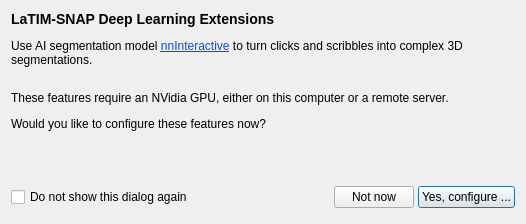
<?xml version="1.0" encoding="UTF-8"?>
<ui version="4.0">
 <class>DeepLearningInfoDialog</class>
 <widget class="QDialog" name="DeepLearningInfoDialog">
  <property name="geometry">
   <rect>
    <x>0</x>
    <y>0</y>
    <width>526</width>
    <height>224</height>
   </rect>
  </property>
  <property name="windowTitle">
   <string>Dialog</string>
  </property>
  <layout class="QGridLayout" name="gridLayout" columnstretch="1,0" rowminimumheight="0,0,0,0,0,0,0,0,32">
   <property name="verticalSpacing">
    <number>12</number>
   </property>
   <item row="1" column="0">
    <widget class="QLabel" name="label_2">
     <property name="text">
      <string>&lt;html&gt;&lt;head/&gt;&lt;body&gt;&lt;p&gt;Use AI segmentation model &lt;a href=&quot;https://github.com/MIC-DKFZ/nnInteractive&quot;&gt;&lt;span style=&quot; text-decoration: underline; color:#094fd1;&quot;&gt;nnInteractive&lt;/span&gt;&lt;/a&gt; to turn clicks and scribbles into complex 3D segmentations.&lt;/p&gt;&lt;/body&gt;&lt;/html&gt;</string>
     </property>
     <property name="wordWrap">
      <bool>true</bool>
     </property>
     <property name="openExternalLinks">
      <bool>true</bool>
     </property>
    </widget>
   </item>
   <item row="4" column="0">
    <widget class="QLabel" name="label_5">
     <property name="text">
      <string>Would you like to configure these features now?</string>
     </property>
     <property name="wordWrap">
      <bool>true</bool>
     </property>
    </widget>
   </item>
   <item row="1" column="1" rowspan="5">
    <widget class="QWidget" name="widget" native="true">
     <layout class="QVBoxLayout" name="verticalLayout">
      <property name="spacing">
       <number>6</number>
      </property>
      <property name="leftMargin">
       <number>0</number>
      </property>
      <property name="topMargin">
       <number>0</number>
      </property>
      <property name="rightMargin">
       <number>0</number>
      </property>
      <property name="bottomMargin">
       <number>0</number>
      </property>
      <item>
       <widget class="QLabel" name="label_3">
        <property name="sizePolicy">
         <sizepolicy hsizetype="Preferred" vsizetype="Fixed">
          <horstretch>0</horstretch>
          <verstretch>0</verstretch>
         </sizepolicy>
        </property>
        <property name="text">
         <string/>
        </property>
        <property name="pixmap">
         <pixmap resource="../Resources/SNAPResources.qrc">:/root/nnInteractive.png</pixmap>
        </property>
        <property name="alignment">
         <set>Qt::AlignmentFlag::AlignCenter</set>
        </property>
       </widget>
      </item>
      <item>
       <widget class="QLabel" name="label_7">
        <property name="sizePolicy">
         <sizepolicy hsizetype="Preferred" vsizetype="Fixed">
          <horstretch>0</horstretch>
          <verstretch>0</verstretch>
         </sizepolicy>
        </property>
        <property name="text">
         <string/>
        </property>
        <property name="pixmap">
         <pixmap resource="../Resources/SNAPResources.qrc">:/root/logo_dkfz.png</pixmap>
        </property>
        <property name="alignment">
         <set>Qt::AlignmentFlag::AlignCenter</set>
        </property>
       </widget>
      </item>
      <item>
       <spacer name="verticalSpacer_3">
        <property name="orientation">
         <enum>Qt::Orientation::Vertical</enum>
        </property>
        <property name="sizeType">
         <enum>QSizePolicy::Policy::Fixed</enum>
        </property>
        <property name="sizeHint" stdset="0">
         <size>
          <width>20</width>
          <height>6</height>
         </size>
        </property>
       </spacer>
      </item>
      <item>
       <widget class="QLabel" name="label_6">
        <property name="sizePolicy">
         <sizepolicy hsizetype="Preferred" vsizetype="Fixed">
          <horstretch>0</horstretch>
          <verstretch>0</verstretch>
         </sizepolicy>
        </property>
        <property name="text">
         <string/>
        </property>
        <property name="pixmap">
         <pixmap resource="../Resources/SNAPResources.qrc">:/root/logo_helmholz.png</pixmap>
        </property>
        <property name="alignment">
         <set>Qt::AlignmentFlag::AlignCenter</set>
        </property>
       </widget>
      </item>
      <item>
       <spacer name="verticalSpacer_2">
        <property name="orientation">
         <enum>Qt::Orientation::Vertical</enum>
        </property>
        <property name="sizeHint" stdset="0">
         <size>
          <width>20</width>
          <height>40</height>
         </size>
        </property>
       </spacer>
      </item>
     </layout>
    </widget>
   </item>
   <item row="3" column="0">
    <widget class="QLabel" name="label_4">
     <property name="text">
      <string>These features require an NVidia GPU, either on this computer or a remote server.</string>
     </property>
     <property name="wordWrap">
      <bool>true</bool>
     </property>
    </widget>
   </item>
   <item row="0" column="0" colspan="2">
    <widget class="QLabel" name="label">
     <property name="text">
      <string>&lt;h3&gt;LaTIM-SNAP Deep Learning Extensions&lt;/h3&gt;</string>
     </property>
    </widget>
   </item>
   <item row="8" column="0" colspan="2">
    <widget class="QWidget" name="widget_2" native="true">
     <property name="minimumSize">
      <size>
       <width>0</width>
       <height>20</height>
      </size>
     </property>
     <layout class="QHBoxLayout" name="horizontalLayout">
      <property name="spacing">
       <number>4</number>
      </property>
      <property name="leftMargin">
       <number>0</number>
      </property>
      <property name="topMargin">
       <number>0</number>
      </property>
      <property name="rightMargin">
       <number>0</number>
      </property>
      <property name="bottomMargin">
       <number>0</number>
      </property>
      <item>
       <widget class="QCheckBox" name="chkDoNotShowAgain">
        <property name="text">
         <string>Do not show this dialog again</string>
        </property>
       </widget>
      </item>
      <item>
       <spacer name="horizontalSpacer">
        <property name="orientation">
         <enum>Qt::Orientation::Horizontal</enum>
        </property>
        <property name="sizeHint" stdset="0">
         <size>
          <width>40</width>
          <height>20</height>
         </size>
        </property>
       </spacer>
      </item>
      <item>
       <widget class="QPushButton" name="btnNo">
        <property name="text">
         <string>Not now</string>
        </property>
       </widget>
      </item>
      <item>
       <widget class="QPushButton" name="btnYes">
        <property name="text">
         <string>Yes, configure ...</string>
        </property>
        <property name="default">
         <bool>true</bool>
        </property>
       </widget>
      </item>
     </layout>
    </widget>
   </item>
   <item row="5" column="0">
    <spacer name="verticalSpacer">
     <property name="orientation">
      <enum>Qt::Orientation::Vertical</enum>
     </property>
     <property name="sizeHint" stdset="0">
      <size>
       <width>20</width>
       <height>40</height>
      </size>
     </property>
    </spacer>
   </item>
  </layout>
 </widget>
 <resources>
  <include location="../Resources/SNAPResources.qrc"/>
 </resources>
 <connections/>
</ui>
